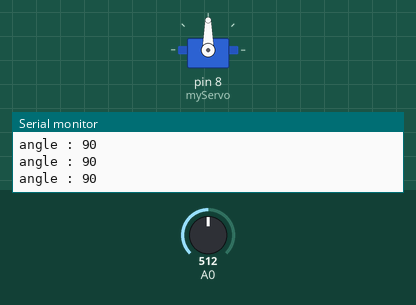
Simulated run of this sketch. Board: Arduino Uno, built with avr-gcc and run on an emulated ATmega328P. On the bench: servo, the last lines printed to the serial monitor. The test bench sets the inputs (shaded band); at power-on: A0 = 512.

Above: at 1.2 s.
1.3 s: A0 set to 557
At 1.8 s:
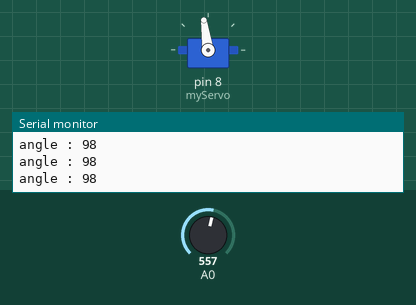
2.8 s: A0 set to 582
At 4.0 s:
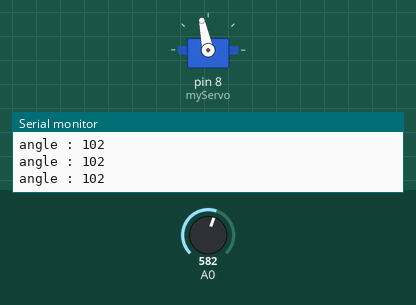
4.3 s: A0 set to 306
At 5.1 s:
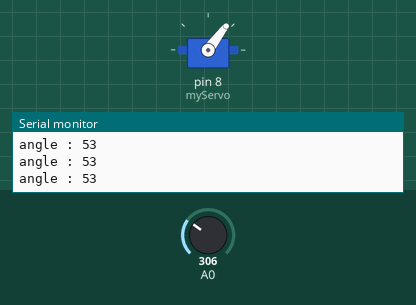
5.8 s: A0 set to 59
At 6.1 s:
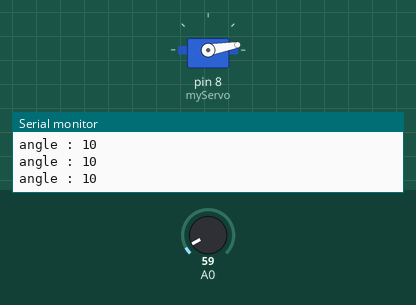
7.3 s: A0 set to 51
At 7.6 s:
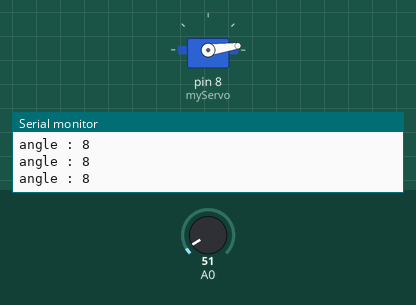
10.3 s: A0 set to 122
At 11.0 s:
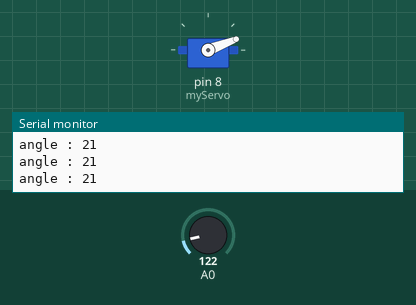
Timing chart, 0 to 12.8 s (numbered marks = the images above; inputs shaded):
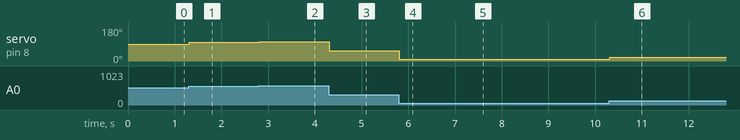

Measured:
- after the input at 1.3 s, servo on pin 8 (myServo): 90° → 98° at once
- after the input at 2.8 s, servo on pin 8 (myServo): 98° → 102° at once
- after the input at 4.3 s, servo on pin 8 (myServo): 102° → 53° at once
- after the input at 5.8 s, servo on pin 8 (myServo): 53° → 10° at once
- after the input at 7.3 s, servo on pin 8 (myServo): 10° → 8° at once
- after the input at 10.3 s, servo on pin 8 (myServo): 8° → 21° at once

The sketch:

servo.ino
```cpp
#include<Servo.h>

unsigned int potVal;
int angle;

Servo myServo;

void setup() {
  // put your setup code here, to run once:
  myServo.attach(8,500,2300);
  Serial.begin(9600);
}

void loop() {
  // put your main code here, to run repeatedly:
  potVal = analogRead(0);
  angle = (potVal/1023.0) * 180.0;
  myServo.write(angle);

  Serial.print("angle : ");
  Serial.println(angle);
  delay(15);
}
```
